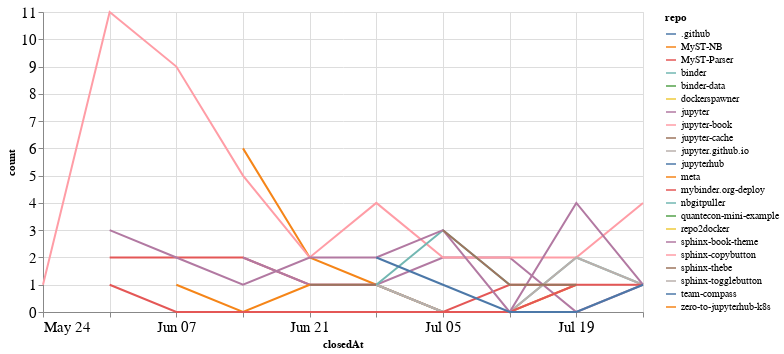

This figure's notebook cell:
### Code cell
closed_by_time = closed_by.groupby('repo').resample('W', on='closedAt').count()['author'].reset_index()
closed_by_time = closed_by_time.rename(columns={'author': 'count'})

alt.Chart(closed_by_time, width=600).mark_line().encode(
    x='closedAt',
    y='count',
    color='repo',
    tooltip="repo"
)

### Figure 1 — Vega-Lite specification as saved in the notebook (floating-point values rounded to 4 significant figures)
{"config": {"axisLeft": {"labelFontSize": 15}, "axisBottom": {"labelFontSize": 15}}, "data": {"name": "data-7788a1b23bdf96b502ed714b41cdf158"}, "mark": "line", "encoding": {"color": {"type": "nominal", "field": "repo"}, "tooltip": {"type": "nominal", "field": "repo"}, "x": {"type": "temporal", "field": "closedAt"}, "y": {"type": "quantitative", "field": "count"}}, "width": 600, "$schema": "https://vega.github.io/schema/vega-lite/v4.8.1.json", "datasets": {"data-7788a1b23bdf96b502ed714b41cdf158": [{"repo": ".github", "closedAt": "2020-07-05T00:00:00", "count": 1}, {"repo": "MyST-NB", "closedAt": "2020-06-14T00:00:00", "count": 6}, {"repo": "MyST-NB", "closedAt": "2020-06-21T00:00:00", "count": 2}, {"repo": "MyST-NB", "closedAt": "2020-06-28T00:00:00", "count": 1}, {"repo": "MyST-NB", "closedAt": "2020-07-05T00:00:00", "count": 0}, {"repo": "MyST-NB", "closedAt": "2020-07-12T00:00:00", "count": 0}, {"repo": "MyST-NB", "closedAt": "2020-07-19T00:00:00", "count": 1}, {"repo": "MyST-Parser", "closedAt": "2020-05-31T00:00:00", "count": 2}, {"repo": "MyST-Parser", "closedAt": "2020-06-07T00:00:00", "count": 2}, {"repo": "MyST-Parser", "closedAt": "2020-06-14T00:00:00", "count": 2}, {"repo": "MyST-Parser", "closedAt": "2020-06-21T00:00:00", "count": 1}, {"repo": "MyST-Parser", "closedAt": "2020-06-28T00:00:00", "count": 1}, {"repo": "MyST-Parser", "closedAt": "2020-07-05T00:00:00", "count": 0}, {"repo": "MyST-Parser", "closedAt": "2020-07-12T00:00:00", "count": 1}, {"repo": "MyST-Parser", "closedAt": "2020-07-19T00:00:00", "count": 1}, {"repo": "binder", "closedAt": "2020-06-28T00:00:00", "count": 1}, {"repo": "binder", "closedAt": "2020-07-05T00:00:00", "count": 0}, {"repo": "binder", "closedAt": "2020-07-12T00:00:00", "count": 0}, {"repo": "binder", "closedAt": "2020-07-19T00:00:00", "count": 2}, {"repo": "binder", "closedAt": "2020-07-26T00:00:00", "count": 1}, {"repo": "binder-data", "closedAt": "2020-06-21T00:00:00", "count": 1}, {"repo": "dockerspawner", "closedAt": "2020-06-28T00:00:00", "count": 2}, {"repo": "jupyter", "closedAt": "2020-06-14T00:00:00", "count": 2}, {"repo": "jupyter", "closedAt": "2020-06-21T00:00:00", "count": 1}, {"repo": "jupyter", "closedAt": "2020-06-28T00:00:00", "count": 1}, {"repo": "jupyter", "closedAt": "2020-07-05T00:00:00", "count": 2}, {"repo": "jupyter", "closedAt": "2020-07-12T00:00:00", "count": 2}, {"repo": "jupyter", "closedAt": "2020-07-19T00:00:00", "count": 0}, {"repo": "jupyter", "closedAt": "2020-07-26T00:00:00", "count": 1}, {"repo": "jupyter-book", "closedAt": "2020-05-24T00:00:00", "count": 1}, {"repo": "jupyter-book", "closedAt": "2020-05-31T00:00:00", "count": 11}, {"repo": "jupyter-book", "closedAt": "2020-06-07T00:00:00", "count": 9}, {"repo": "jupyter-book", "closedAt": "2020-06-14T00:00:00", "count": 5}, {"repo": "jupyter-book", "closedAt": "2020-06-21T00:00:00", "count": 2}, {"repo": "jupyter-book", "closedAt": "2020-06-28T00:00:00", "count": 4}, {"repo": "jupyter-book", "closedAt": "2020-07-05T00:00:00", "count": 2}, {"repo": "jupyter-book", "closedAt": "2020-07-12T00:00:00", "count": 2}, {"repo": "jupyter-book", "closedAt": "2020-07-19T00:00:00", "count": 2}, {"repo": "jupyter-book", "closedAt": "2020-07-26T00:00:00", "count": 4}, {"repo": "jupyter-cache", "closedAt": "2020-06-21T00:00:00", "count": 1}, {"repo": "jupyter-cache", "closedAt": "2020-06-28T00:00:00", "count": 1}, {"repo": "jupyter.github.io", "closedAt": "2020-06-28T00:00:00", "count": 1}, {"repo": "jupyter.github.io", "closedAt": "2020-07-05T00:00:00", "count": 0}, {"repo": "jupyter.github.io", "closedAt": "2020-07-12T00:00:00", "count": 0}, {"repo": "jupyter.github.io", "closedAt": "2020-07-19T00:00:00", "count": 2}, {"repo": "jupyter.github.io", "closedAt": "2020-07-26T00:00:00", "count": 1}, {"repo": "jupyterhub", "closedAt": "2020-07-12T00:00:00", "count": 1}, {"repo": "meta", "closedAt": "2020-06-07T00:00:00", "count": 1}, {"repo": "meta", "closedAt": "2020-06-14T00:00:00", "count": 0}, {"repo": "meta", "closedAt": "2020-06-21T00:00:00", "count": 1}, {"repo": "mybinder.org-deploy", "closedAt": "2020-05-31T00:00:00", "count": 1}, {"repo": "mybinder.org-deploy", "closedAt": "2020-06-07T00:00:00", "count": 0}, {"repo": "mybinder.org-deploy", "closedAt": "2020-06-14T00:00:00", "count": 0}, {"repo": "mybinder.org-deploy", "closedAt": "2020-06-21T00:00:00", "count": 0}, {"repo": "mybinder.org-deploy", "closedAt": "2020-06-28T00:00:00", "count": 0}, {"repo": "mybinder.org-deploy", "closedAt": "2020-07-05T00:00:00", "count": 0}, {"repo": "mybinder.org-deploy", "closedAt": "2020-07-12T00:00:00", "count": 0}, {"repo": "mybinder.org-deploy", "closedAt": "2020-07-19T00:00:00", "count": 1}, {"repo": "mybinder.org-deploy", "closedAt": "2020-07-26T00:00:00", "count": 1}, {"repo": "nbgitpuller", "closedAt": "2020-06-28T00:00:00", "count": 1}, {"repo": "nbgitpuller", "closedAt": "2020-07-05T00:00:00", "count": 3}, {"repo": "nbgitpuller", "closedAt": "2020-07-12T00:00:00", "count": 1}, {"repo": "quantecon-mini-example", "closedAt": "2020-06-21T00:00:00", "count": 1}, {"repo": "repo2docker", "closedAt": "2020-06-14T00:00:00", "count": 1}, {"repo": "sphinx-book-theme", "closedAt": "2020-05-31T00:00:00", "count": 3}, {"repo": "sphinx-book-theme", "closedAt": "2020-06-07T00:00:00", "count": 2}, {"repo": "sphinx-book-theme", "closedAt": "2020-06-14T00:00:00", "count": 1}, {"repo": "sphinx-book-theme", "closedAt": "2020-06-21T00:00:00", "count": 2}, {"repo": "sphinx-book-theme", "closedAt": "2020-06-28T00:00:00", "count": 2}, {"repo": "sphinx-book-theme", "closedAt": "2020-07-05T00:00:00", "count": 3}, {"repo": "sphinx-book-theme", "closedAt": "2020-07-12T00:00:00", "count": 0}, {"repo": "sphinx-book-theme", "closedAt": "2020-07-19T00:00:00", "count": 4}, {"repo": "sphinx-book-theme", "closedAt": "2020-07-26T00:00:00", "count": 1}, {"repo": "sphinx-copybutton", "closedAt": "2020-06-21T00:00:00", "count": 2}, {"repo": "sphinx-thebe", "closedAt": "2020-07-05T00:00:00", "count": 3}, {"repo": "sphinx-thebe", "closedAt": "2020-07-12T00:00:00", "count": 1}, {"repo": "sphinx-thebe", "closedAt": "2020-07-19T00:00:00", "count": 1}, {"repo": "sphinx-togglebutton", "closedAt": "2020-06-14T00:00:00", "count": 1}, {"repo": "team-compass", "closedAt": "2020-06-28T00:00:00", "count": 2}, {"repo": "team-compass", "closedAt": "2020-07-05T00:00:00", "count": 1}, {"repo": "team-compass", "closedAt": "2020-07-12T00:00:00", "count": 0}, {"repo": "team-compass", "closedAt": "2020-07-19T00:00:00", "count": 0}, {"repo": "team-compass", "closedAt": "2020-07-26T00:00:00", "count": 1}, {"repo": "zero-to-jupyterhub-k8s", "closedAt": "2020-07-05T00:00:00", "count": 1}]}}
